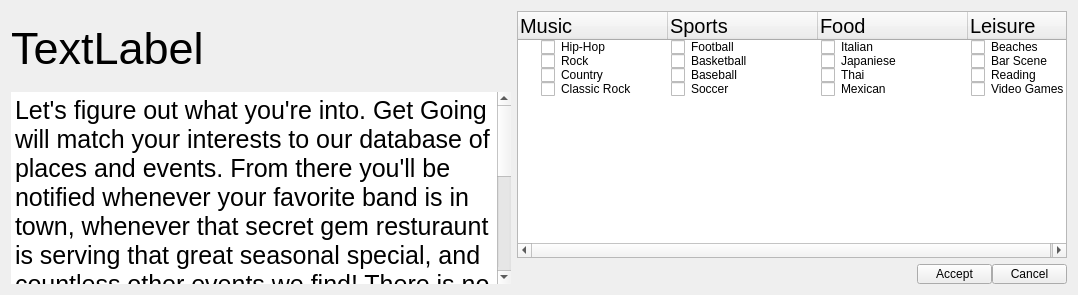
             <widget class="QWidget" name="tab_3">
              <attribute name="title">
               <string>What Interests You?</string>
              </attribute>
              <layout class="QHBoxLayout" name="horizontalLayout_7">
               <item>
                <layout class="QVBoxLayout" name="verticalLayout_13">
                 <item>
                  <widget class="QLabel" name="Nam_Display">
                   <property name="minimumSize">
                    <size>
                     <width>500</width>
                     <height>75</height>
                    </size>
                   </property>
                   <property name="maximumSize">
                    <size>
                     <width>500</width>
                     <height>75</height>
                    </size>
                   </property>
                   <property name="font">
                    <font>
                     <pointsize>34</pointsize>
                    </font>
                   </property>
                   <property name="focusPolicy">
                    <enum>Qt::NoFocus</enum>
                   </property>
                   <property name="text">
                    <string>TextLabel</string>
                   </property>
                  </widget>
                 </item>
                 <item>
                  <widget class="QPlainTextEdit" name="plainTextEdit">
                   <property name="minimumSize">
                    <size>
                     <width>500</width>
                     <height>0</height>
                    </size>
                   </property>
                   <property name="maximumSize">
                    <size>
                     <width>16777215</width>
                     <height>500</height>
                    </size>
                   </property>
                   <property name="font">
                    <font>
                     <pointsize>19</pointsize>
                     <weight>50</weight>
                     <bold>false</bold>
                    </font>
                   </property>
                   <property name="frameShape">
                    <enum>QFrame::NoFrame</enum>
                   </property>
                   <property name="frameShadow">
                    <enum>QFrame::Raised</enum>
                   </property>
                   <property name="readOnly">
                    <bool>true</bool>
                   </property>
                   <property name="plainText">
                    <string>Let's figure out what you're into. Get Going will match your interests to our database of places and events. From there you'll be notified whenever your favorite band is in town, whenever that secret gem resturaunt is serving that great seasonal special, and countless other events we find! There is no end to the sights and sounds in this world, but that doesn't mean we shouldn't try to experience them all!

Get Verified and share an experience with someone whose interests are cohesive with yours!</string>
                   </property>
                  </widget>
                 </item>
                </layout>
               </item>
               <item>
                <layout class="QVBoxLayout" name="verticalLayout_14">
                 <item>
                  <widget class="QTreeWidget" name="interestSelect">
                   <property name="lineWidth">
                    <number>1</number>
                   </property>
                   <property name="autoExpandDelay">
                    <number>-1</number>
                   </property>
                   <property name="itemsExpandable">
                    <bool>true</bool>
                   </property>
                   <property name="wordWrap">
                    <bool>false</bool>
                   </property>
                   <attribute name="headerDefaultSectionSize">
                    <number>150</number>
                   </attribute>
                   <column>
                    <property name="text">
                     <string>Music</string>
                    </property>
                    <property name="font">
                     <font>
                      <pointsize>15</pointsize>
                     </font>
                    </property>
                   </column>
                   <column>
                    <property name="text">
                     <string>Sports</string>
                    </property>
                    <property name="font">
                     <font>
                      <pointsize>15</pointsize>
                     </font>
                    </property>
                   </column>
                   <column>
                    <property name="text">
                     <string>Food</string>
                    </property>
                    <property name="font">
                     <font>
                      <pointsize>15</pointsize>
                     </font>
                    </property>
                   </column>
                   <column>
                    <property name="text">
                     <string>Leisure</string>
                    </property>
                    <property name="font">
                     <font>
                      <pointsize>15</pointsize>
                     </font>
                    </property>
                   </column>
                   <item>
                    <property name="text">
                     <string>Hip-Hop</string>
                    </property>
                    <property name="checkState">
                     <enum>Unchecked</enum>
                    </property>
                    <property name="text">
                     <string>Football</string>
                    </property>
                    <property name="checkState">
                     <enum>Unchecked</enum>
                    </property>
                    <property name="text">
                     <string>Italian</string>
                    </property>
                    <property name="checkState">
                     <enum>Unchecked</enum>
                    </property>
                    <property name="text">
                     <string>Beaches</string>
                    </property>
                    <property name="checkState">
                     <enum>Unchecked</enum>
                    </property>
                   </item>
                   <item>
                    <property name="text">
                     <string>Rock</string>
                    </property>
                    <property name="checkState">
                     <enum>Unchecked</enum>
                    </property>
                    <property name="text">
                     <string>Basketball</string>
                    </property>
                    <property name="checkState">
                     <enum>Unchecked</enum>
                    </property>
                    <property name="text">
                     <string>Japaniese</string>
                    </property>
                    <property name="checkState">
                     <enum>Unchecked</enum>
                    </property>
                    <property name="text">
                     <string>Bar Scene</string>
                    </property>
                    <property name="checkState">
                     <enum>Unchecked</enum>
                    </property>
                   </item>
                   <item>
                    <property name="text">
                     <string>Country</string>
                    </property>
                    <property name="checkState">
                     <enum>Unchecked</enum>
                    </property>
                    <property name="text">
                     <string>Baseball</string>
                    </property>
                    <property name="checkState">
                     <enum>Unchecked</enum>
                    </property>
                    <property name="text">
                     <string>Thai</string>
                    </property>
                    <property name="checkState">
                     <enum>Unchecked</enum>
                    </property>
                    <property name="text">
                     <string>Reading</string>
                    </property>
                    <property name="checkState">
                     <enum>Unchecked</enum>
                    </property>
                   </item>
                   <item>
                    <property name="text">
                     <string>Classic Rock</string>
                    </property>
                    <property name="checkState">
                     <enum>Unchecked</enum>
                    </property>
                    <property name="text">
                     <string>Soccer</string>
                    </property>
                    <property name="checkState">
                     <enum>Unchecked</enum>
                    </property>
                    <property name="text">
                     <string>Mexican</string>
                    </property>
                    <property name="checkState">
                     <enum>Unchecked</enum>
                    </property>
                    <property name="text">
                     <string>Video Games</string>
                    </property>
                    <property name="checkState">
                     <enum>Unchecked</enum>
                    </property>
                   </item>
                  </widget>
                 </item>
                 <item>
                  <layout class="QHBoxLayout" name="horizontalLayout_5">
                   <property name="spacing">
                    <number>0</number>
                   </property>
                   <property name="leftMargin">
                    <number>400</number>
                   </property>
                   <item>
                    <widget class="QPushButton" name="accept">
                     <property name="minimumSize">
                      <size>
                       <width>75</width>
                       <height>20</height>
                      </size>
                     </property>
                     <property name="maximumSize">
                      <size>
                       <width>75</width>
                       <height>20</height>
                      </size>
                     </property>
                     <property name="text">
                      <string>Accept</string>
                     </property>
                    </widget>
                   </item>
                   <item>
                    <widget class="QPushButton" name="cancel">
                     <property name="minimumSize">
                      <size>
                       <width>75</width>
                       <height>20</height>
                      </size>
                     </property>
                     <property name="maximumSize">
                      <size>
                       <width>75</width>
                       <height>20</height>
                      </size>
                     </property>
                     <property name="text">
                      <string>Cancel</string>
                     </property>
                    </widget>
                   </item>
                  </layout>
                 </item>
                </layout>
               </item>
              </layout>
             </widget>
